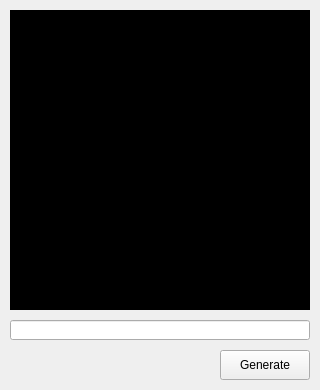
<?xml version="1.0" encoding="UTF-8"?>
<ui version="4.0">
 <class>Form</class>
 <widget class="QWidget" name="Form">
  <property name="geometry">
   <rect>
    <x>0</x>
    <y>0</y>
    <width>320</width>
    <height>390</height>
   </rect>
  </property>
  <property name="sizePolicy">
   <sizepolicy hsizetype="Fixed" vsizetype="Fixed">
    <horstretch>0</horstretch>
    <verstretch>0</verstretch>
   </sizepolicy>
  </property>
  <property name="minimumSize">
   <size>
    <width>320</width>
    <height>390</height>
   </size>
  </property>
  <property name="maximumSize">
   <size>
    <width>320</width>
    <height>390</height>
   </size>
  </property>
  <property name="windowTitle">
   <string>QRcode App</string>
  </property>
  <widget class="QLabel" name="lblQrCode">
   <property name="geometry">
    <rect>
     <x>10</x>
     <y>10</y>
     <width>300</width>
     <height>300</height>
    </rect>
   </property>
   <property name="styleSheet">
    <string notr="true">background-color: rgb(0,0,0);</string>
   </property>
   <property name="text">
    <string/>
   </property>
  </widget>
  <widget class="QLineEdit" name="txtQrData">
   <property name="geometry">
    <rect>
     <x>10</x>
     <y>320</y>
     <width>300</width>
     <height>20</height>
    </rect>
   </property>
  </widget>
  <widget class="QPushButton" name="btnQrGen">
   <property name="geometry">
    <rect>
     <x>220</x>
     <y>350</y>
     <width>90</width>
     <height>30</height>
    </rect>
   </property>
   <property name="text">
    <string>Generate</string>
   </property>
  </widget>
 </widget>
 <resources/>
 <connections/>
</ui>
